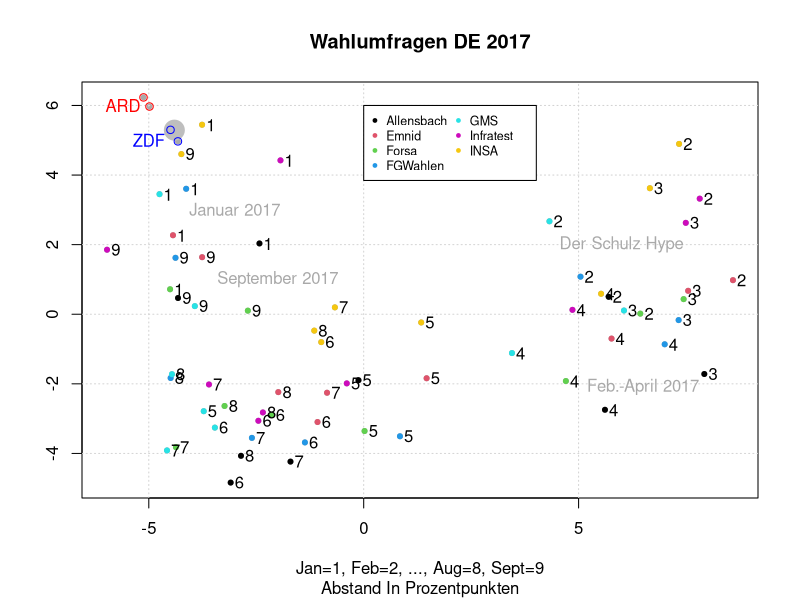

Here is the R script that generated this plot:
umfragen = read.table("umfragen2017.txt", header=TRUE, sep="\t")

M = as.matrix(umfragen[, 2:7])
md = dist(M)
cmd = cmdscale(md)

#-- pdf("Rplot.pdf", 8, 6)
plot(cmd, pch=20, col="darkgrey",
     xlab="Jan=1, Feb=2, ..., Aug=8, Sept=9", ylab="",
     main="Wahlumfragen DE 2017", sub="Abstand In Prozentpunkten")
grid()

cls = rainbow(14)
for (i in 1:7) {
  m = (9*(i-1)+1):(9*(i-1)+9)
  points(cmd[m, 1], cmd[m, 2], pch=20, col=i)
}

for (i in 1:7) {
  for (j in 1:9) {
    m = 9*i + 1
    text(cmd[m-j, 1]+0.2, cmd[m-j, 2], as.character(j))
  }
}

text(-3, 3, "Januar 2017", col="darkgray")
text(-2, 1, "September 2017", col="darkgray")
text(6, 2, "Der Schulz Hype", col="darkgray")
text(6.5, -2.1, "Feb.-April 2017", col="darkgray")

points(cmd[64, 1], cmd[64, 2], pch=20, cex=4, col="grey")
points(cmd[65:66, 1], cmd[65:66, 2], col="red")   # ARD
text(-5.6, 6, "ARD", col="red")
points(cmd[67:68, 1], cmd[67:68, 2], col="blue")  # ZDF
text(-5.0, 5.0, "ZDF", col="blue")

legend(0, 6, legend=c("Allensbach", "Emnid", "Forsa", "FGWahlen", "GMS", "Infratest", "INSA"), col=1:7, pch=20, cex=0.75, ncol=2)
#-- dev.off()